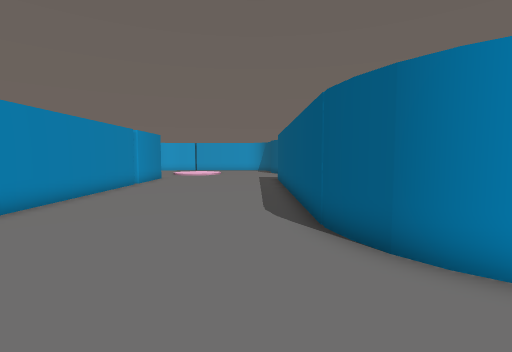
view 1 (above)

24 first-person views from a walk through a scene from a Unity 3-D project. The camera is 1.5 m above the floor, tilts 4° down and sees 85° across. The floor is counted in squares, 1 m on a side. Each view is taken from the middle of a square. On the plan, view 1 faces up. The plan holds only what a view shows up to about 14 squares ahead; the rest is blank. The place goes on beyond the plan. The player is left out.

view 2
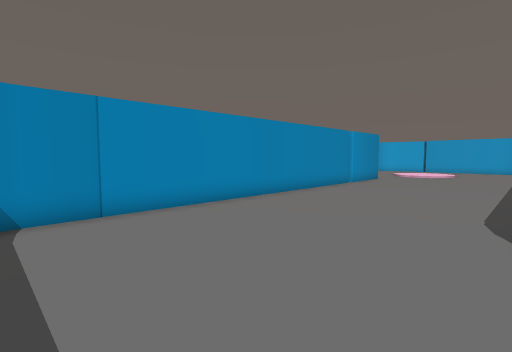

view 3
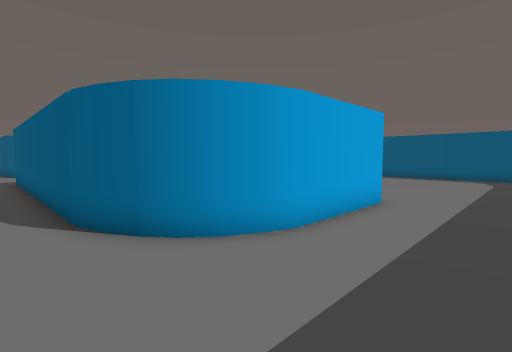

view 4
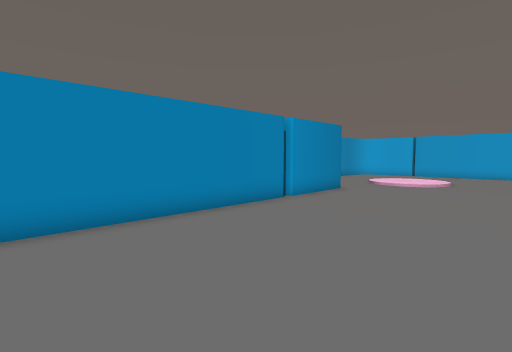

view 5
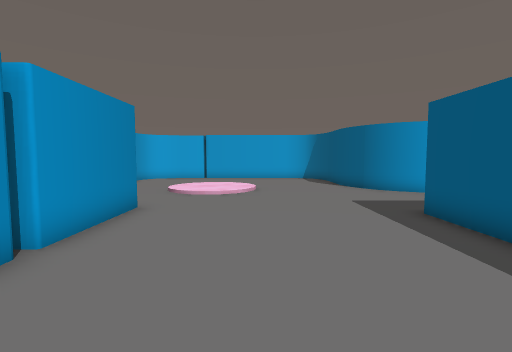

view 6
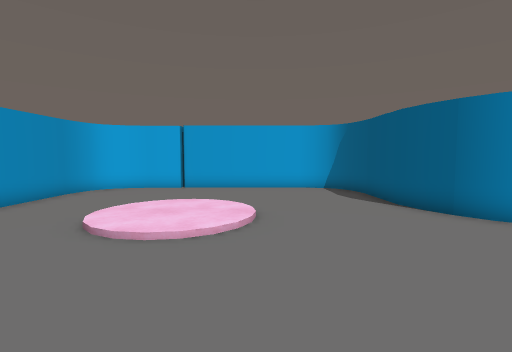

view 7
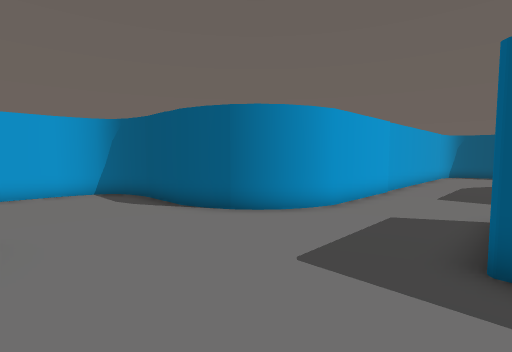

view 8
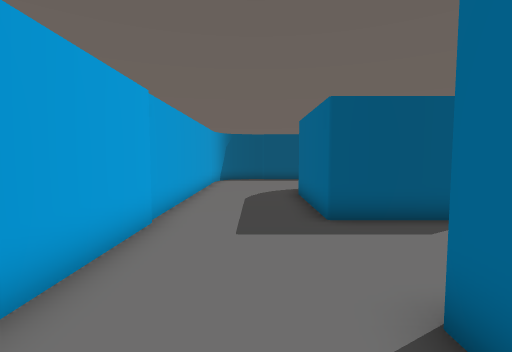

view 9
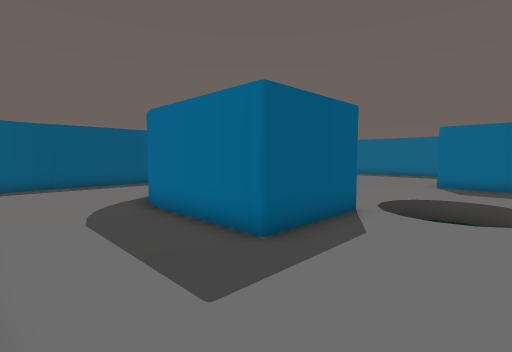

view 10
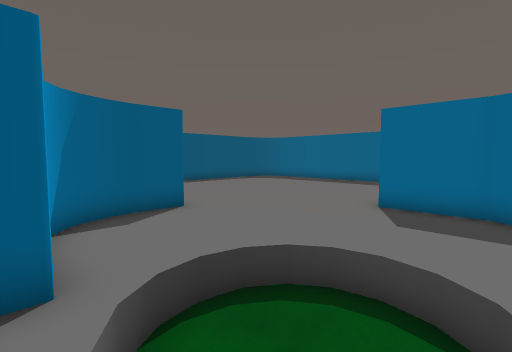

view 11
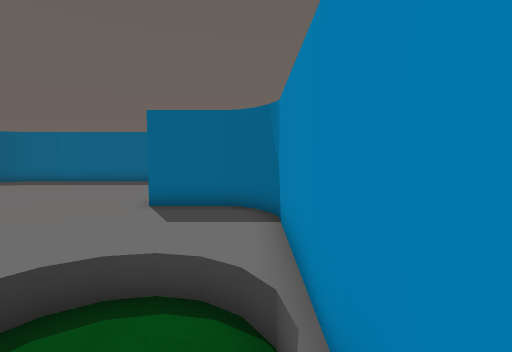

view 12
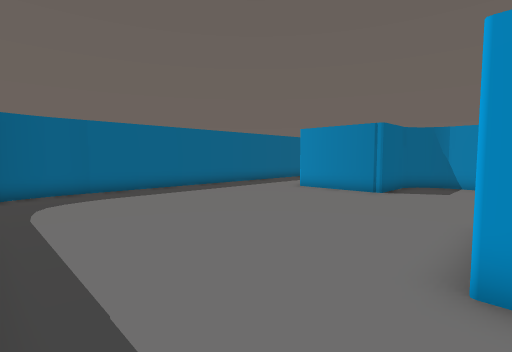

view 13
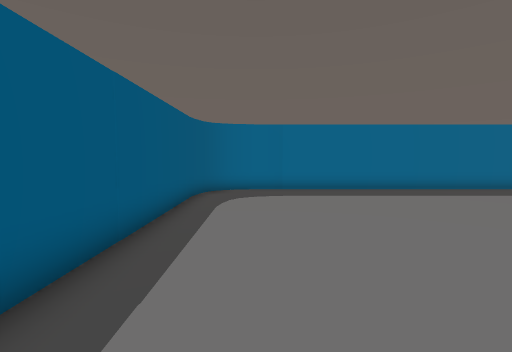

view 14
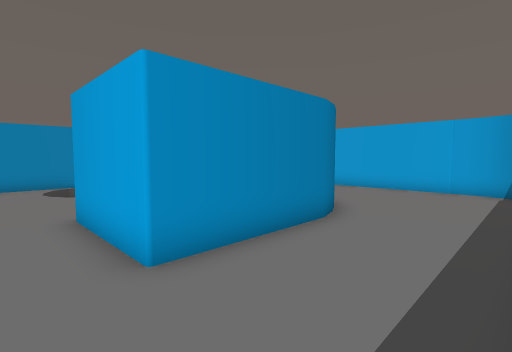

view 15
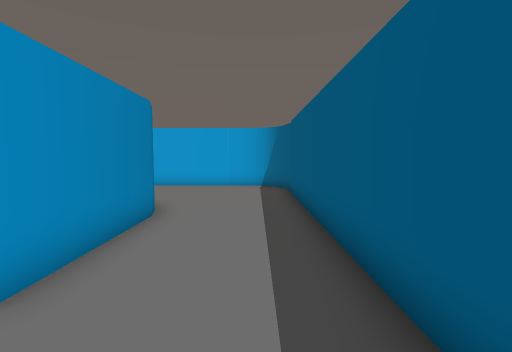

view 16
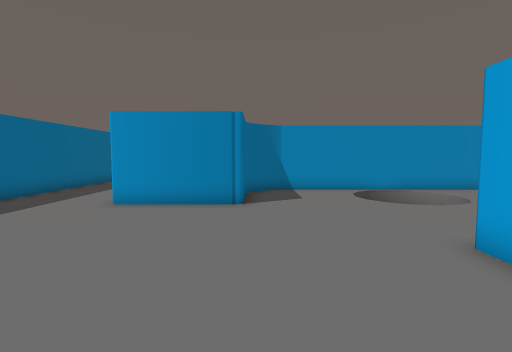

view 17
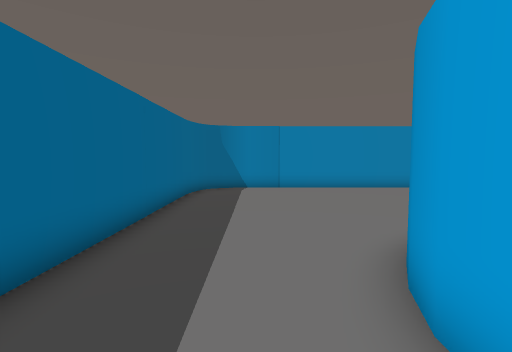

view 18
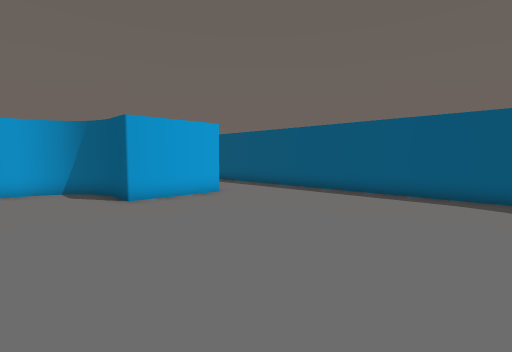

view 19
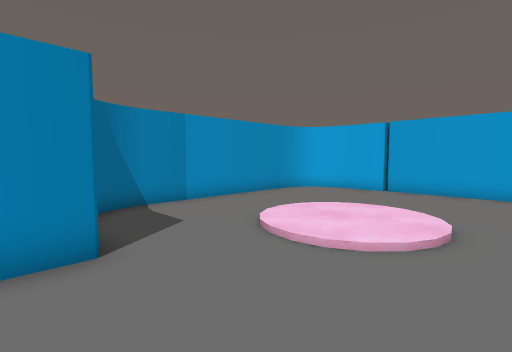

view 20
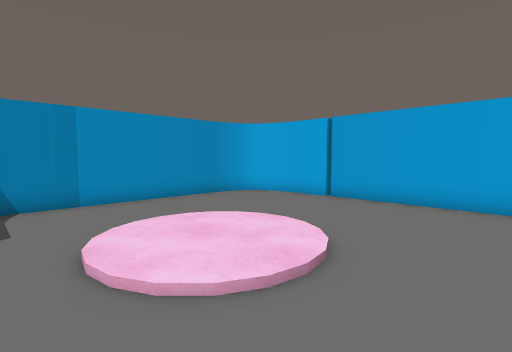

view 21
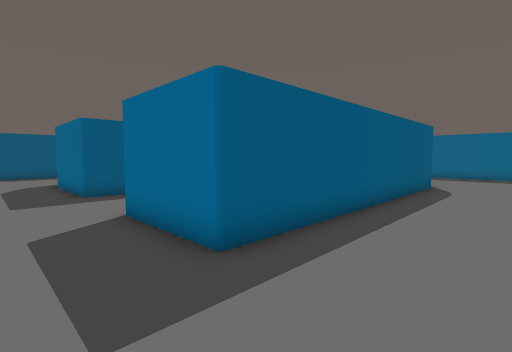

view 22
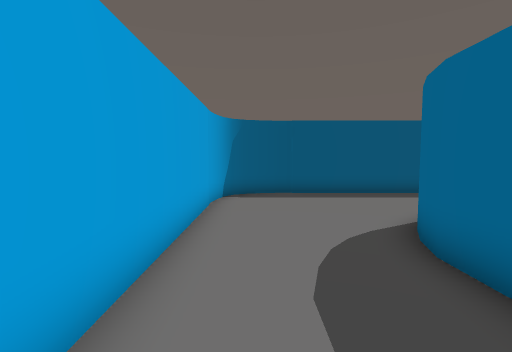

view 23
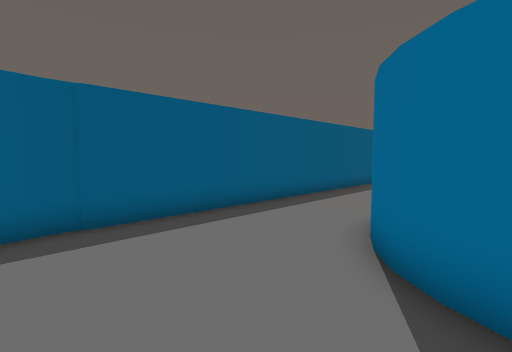

view 24
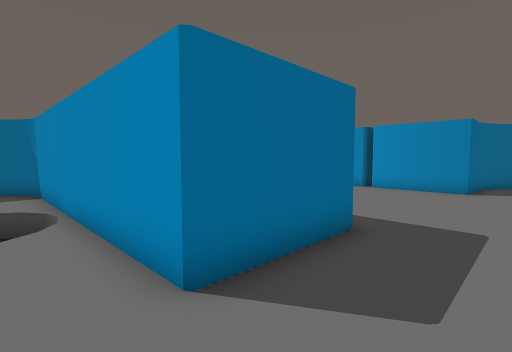

### Floor plan
Key: @ floor where view 1 was taken; # wall or solid block; . main floor; : floor 0.25 m higher than the main floor; / step, stairs or slope; v drop or lower ground.
Columns run from 11 left of view 1 to 22 right of it. Each row starts with its distance up from view 1.
 31   ##########
 30 ###........##
 29 #...........##
 28 #............#
 27 #............#
 26 #....///.....#
 25 #.../:::/....#
 24 #.../:::/....##
 23 #.../:::/.....###################
 22 #....///........................##
 21 #................................#
 20 ##...............................#
 19  ####............................#
 18     #........####....######......#
 17     #........#  #....#    ##.....#
 16     #........#  #....#     ##....#
 15     #........#  #....###    #....#
 14     #........#  #vvvv..##   #....#
 13     #........#  #v vv...##  #....#
 12     #........#  #vvvv....#  #....#
 11     #........#  #.vv.....####....#
 10     #........#  #................#
  9     #........#  #................#
  8     #........#  #................#
  7     #........#  ##...............#
  6     #........#   ####............#
  5     #........#      #............#
  4     #........##     #............#
  3     #.........#######............#
  2     #............................#
  1     #............................#
  0     #......@.....................#
 -1     ##..........................##
 -2      ############################

Where each view was taken, in squares from view 1:
view 1: 0 up, 0 right, facing up
view 2: 0 up, 1 right, facing up-left
view 3: 1 down, 0 right, facing up-right
view 4: 7 up, 0 right, facing up-left
view 5: 11 up, 3 left, facing up
view 6: 17 up, 3 left, facing up
view 7: 18 up, 3 left, facing up-right
view 8: 20 up, 3 right, facing right
view 9: 22 up, 6 right, facing down-right
view 10: 15 up, 6 right, facing down-right
view 11: 15 up, 6 right, facing down
view 12: 11 up, 21 right, facing down-left
view 13: 11 up, 19 right, facing down
view 14: 9 up, 21 right, facing up-left
view 15: 8 up, 20 right, facing up
view 16: 7 up, 18 right, facing left
view 17: 1 up, 7 right, facing left
view 18: 1 up, 10 right, facing up-right
view 19: 18 up, 2 left, facing up-left
view 20: 21 up, 1 left, facing up-left
view 21: 21 up, 2 left, facing down-right
view 22: 21 up, 10 right, facing right
view 23: 21 up, 15 right, facing down-right
view 24: 21 up, 7 right, facing down-left
